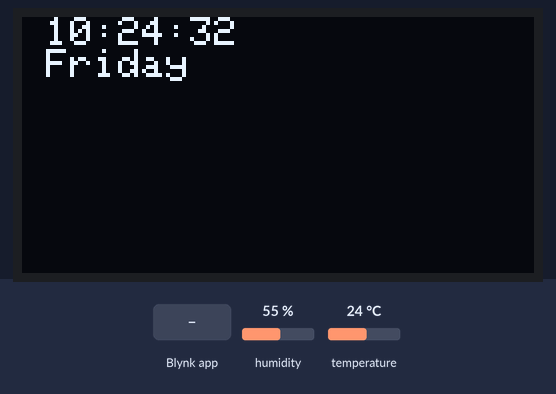
Bench run of a sketch on a simulated ESP8266 (NodeMCU). Parts: 128×64 one-colour display. The inputs (shaded band) are chosen by the test bench; at power-on: humidity 55 %, temperature 24 °C. WiFi joins after 1.5 s; servers stay silent unless stated; network time is answered at once with the bench clock; the local clock reads 2024-03-15 10:24:30 at power-on unless the sketch sets it; what the sketch prints to the serial monitor is not drawn.

Above: at 3.0 s.
3.1 s: Blynk app writes 1 to V1
At 4.8 s:
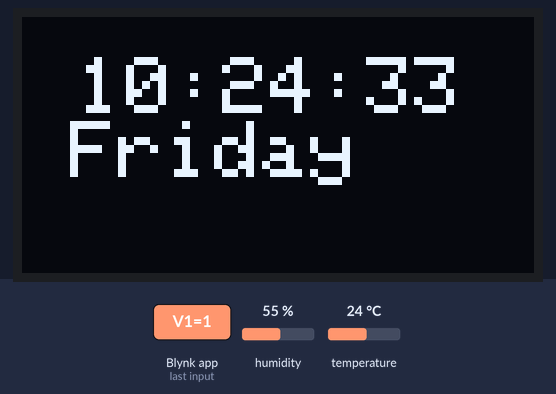
At 8.8 s:
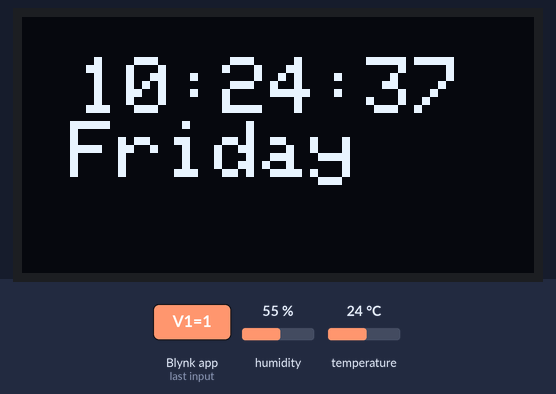
9.5 s: Blynk app writes 1 to V2
Timing chart, 0 to 12.5 s (numbered marks = the images above; inputs shaded):
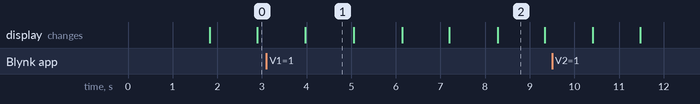

The sketch:

WOMEN_SECURITY.ino
```cpp
#include "DHT.h"
// including the library of DHT11 temperature and humidity sensor
#include <SimpleTimer.h>//including the library of SimpleTimer
#include <Wire.h>
#include <Adafruit_GFX.h>
#include <Adafruit_SSD1306.h>
#include <NTPClient.h>
#include <ESP8266WiFi.h>
#include <WiFiUdp.h>

#define DHTTYPE DHT11
#define SCREEN_WIDTH 128 // OLED display width, in pixels
#define SCREEN_HEIGHT 64 // OLED display height, in pixels
#define BLYNK_PRINT Serial
#include <ESP8266WiFi.h>
#include <BlynkSimpleEsp8266.h>

int a;
int b;
int c;
int e;
#define dht_dpin 2
DHT dht(dht_dpin, DHTTYPE);
SimpleTimer timer;


// You should get Auth Token in the Blynk App.
// Go to the Project Settings (nut icon).

float l;

float  lo;
int button;
float h;
float t;


const char auth[] = "X33fFYKSKKP4kwpfraYzKyZPwuzj-gLa";


const char ssid[] = "Shafi"; // Name of your network (HotSpot or Router name)

const char pass[] = "12345678"; // Corresponding Password
const long utcOffsetInSeconds = 19800;

char daysOfTheWeek[7][12] = {"Sunday", "Monday", "Tuesday", "Wednesday", "Thursday", "Friday", "Saturday"};


WiFiUDP ntpUDP;
NTPClient timeClient(ntpUDP, "pool.ntp.org", utcOffsetInSeconds);


// Declaration for an SSD1306 display connected to I2C (SDA, SCL pins)
Adafruit_SSD1306 display(SCREEN_WIDTH, SCREEN_HEIGHT, &Wire, -1);

BLYNK_WRITE(V1) {
  GpsParam gps(param);
  // Print 6 decimal places for Lat, Lon
  Serial.print("Lat: ");
  Serial.println(gps.getLat(), 7);
  l=(gps.getLat());
  Serial.println("l");
  Serial.println(l);
  Serial.print("Lon: ");
  Serial.println(gps.getLon(), 7);
  lo=(gps.getLon());
  Serial.println("lo");
  Serial.println(lo);
  // Print 2 decimal places for Alt, Speed
  Serial.print("Altitute: ");
  Serial.println(gps.getAltitude(), 2);

  Serial.print("Speed: ");
  Serial.println(gps.getSpeed(), 2);
  Serial.println();
}


BLYNK_WRITE(V2)
{
button=param.asInt();
  digitalWrite(button,HIGH);
  Serial.println("button");
  Serial.println(button);
}
void setup()
{
  // Debug console
  Serial.begin(9600);

  Blynk.begin(auth, ssid, pass);
//Blynk.begin(auth1, ssid, pass);
  dht.begin();
    timer.setInterval(2000, sendUptime);
    while ( WiFi.status() != WL_CONNECTED ) {
    delay ( 500 );
    Serial.print ( "." );
  }

  timeClient.begin();
}

void sendUptime()
{
  t = dht.readTemperature();

  Serial.print("temperature = ");
  Serial.print(t);
  Blynk.virtualWrite(V3, t);
}
void tim()
{
display.clearDisplay();
timeClient.update();
Serial.print(timeClient.getHours());
display.print(" ");
if(timeClient.getHours()>12)
{
 e=timeClient.getHours()-12;
 Serial.print(e);
 display.print(e);
}
else
{
Serial.print(timeClient.getHours());
a=timeClient.getHours();
Serial.print(a);
display.print(a);
}
Serial.print(":");
Serial.print(timeClient.getMinutes());
Serial.print(":");
b=timeClient.getMinutes();
display.print(":");
display.print(b);
Serial.println(timeClient.getSeconds());
c=timeClient.getSeconds();
display.print(":");
display.print(c);
display.println(" ");
if(timeClient.getHours()>12)
{
Serial.println("pm");
}
else{
Serial.println("am");
}
 // Serial.println(timeClient.getFormattedTime());
Serial.print(daysOfTheWeek[timeClient.getDay()]);
display.print(" ");
//Serial.print(", ");
display.println(daysOfTheWeek[timeClient.getDay()]);
delay(500);
display.setTextSize(2);
display.setTextColor(WHITE);
display.setCursor(2, 10);
display.display();
}
void loop()
{
Blynk.run();
timer.run();
if(!display.begin(SSD1306_SWITCHCAPVCC, 0x3C))
{ // Address 0x3D for 128x64
Serial.println(F("SSD1306 allocation failed"));
for(;;);
}
delay(500);
tim();
if (button==HIGH)
{    // is a character available
Blynk.notify("location Tracked-Check your Mail");
Blynk.email("srishakthi7072@gmail.com",l,lo );
}
sendUptime();
if (t>=27)
{    // is a character available?
Blynk.notify("I am in trouble");
Blynk.email("srishakthi7072@gmail.com",l,lo );
}
}
```

Measured:
- what the display in image 1 shows lasts 1.1 s, from 4.0 s to 5.1 s
